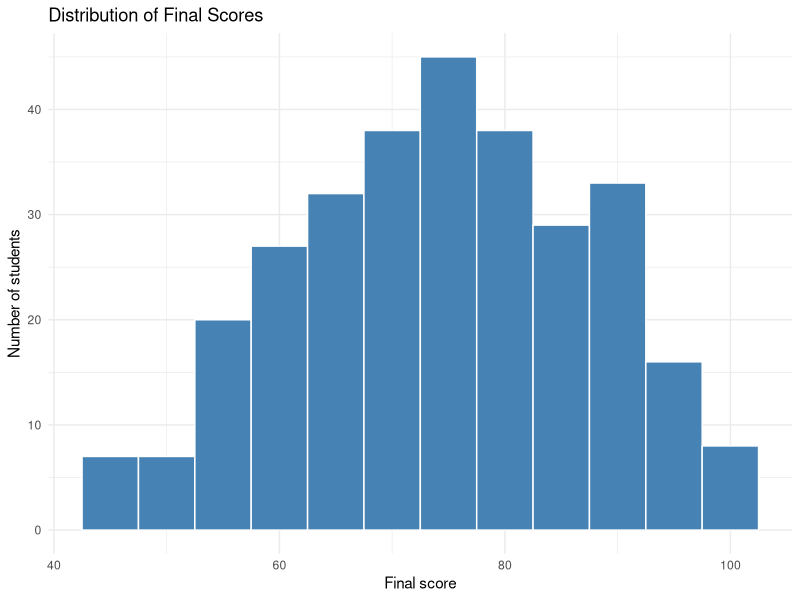
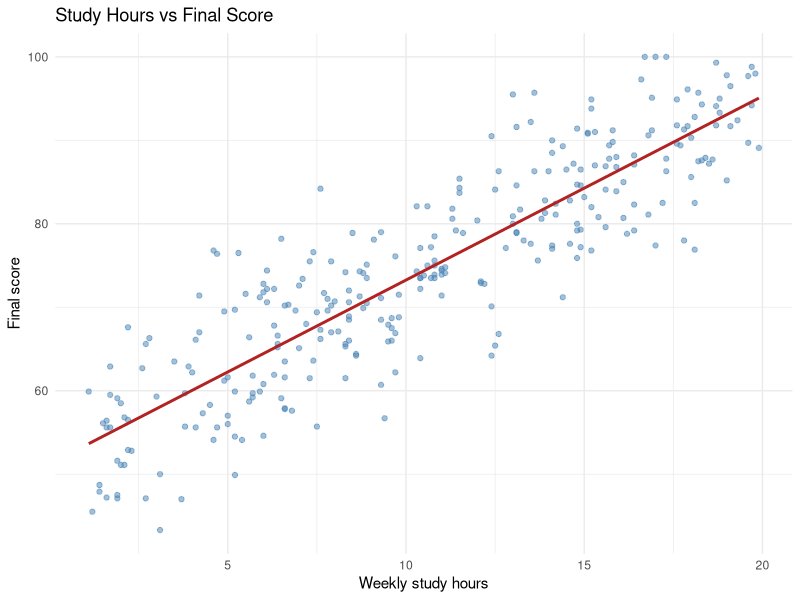

These charts were generated, in order, by the following R code:
library(readr)
library(dplyr)
library(ggplot2)

scores <- read_csv("data/student_scores.csv", show_col_types = FALSE)

course_summary <- scores |>
  group_by(course) |>
  summarise(
    students = n(),
    mean_score = round(mean(final_score), 1),
    median_score = round(median(final_score), 1),
    mean_study_hours = round(mean(study_hours), 1),
    .groups = "drop"
  ) |>
  arrange(desc(mean_score))

dir.create("outputs", showWarnings = FALSE)
write_csv(course_summary, "outputs/course_summary.csv")

score_distribution <- ggplot(scores, aes(x = final_score)) +
  geom_histogram(binwidth = 5, fill = "steelblue", colour = "white") +
  labs(
    title = "Distribution of Final Scores",
    x = "Final score",
    y = "Number of students"
  ) +
  theme_minimal()

hours_vs_score <- ggplot(scores, aes(x = study_hours, y = final_score)) +
  geom_point(alpha = 0.5, colour = "steelblue") +
  geom_smooth(method = "lm", formula = y ~ x, se = FALSE, colour = "firebrick") +
  labs(
    title = "Study Hours vs Final Score",
    x = "Weekly study hours",
    y = "Final score"
  ) +
  theme_minimal()

ggsave("outputs/score_distribution.png", score_distribution,
       width = 7, height = 4.5, dpi = 150)
ggsave("outputs/hours_vs_score.png", hours_vs_score,
       width = 7, height = 4.5, dpi = 150)

print(course_summary)
cat("Correlation (study hours, final score):",
    round(cor(scores$study_hours, scores$final_score), 2), "\n")
